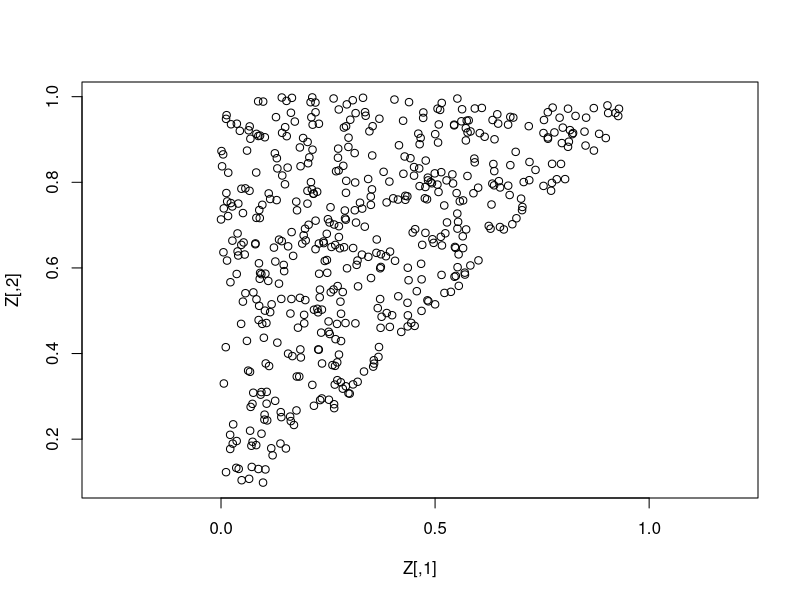
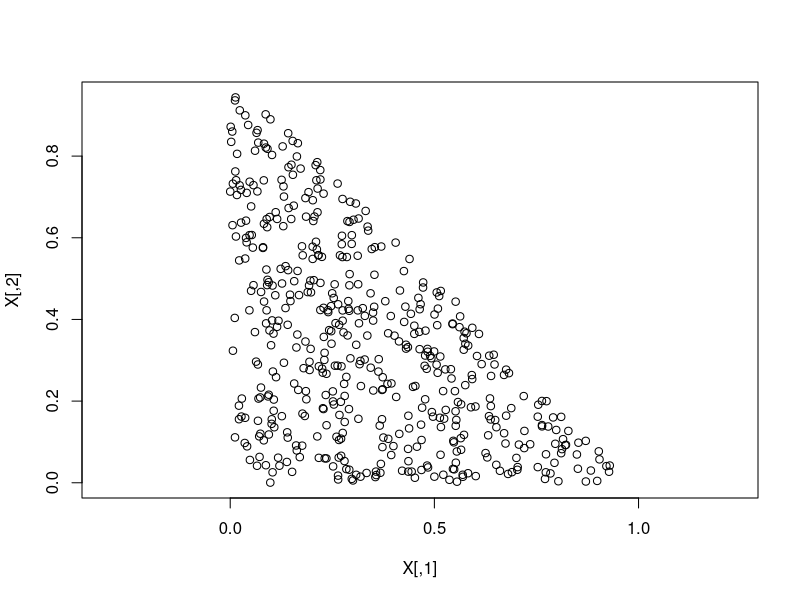
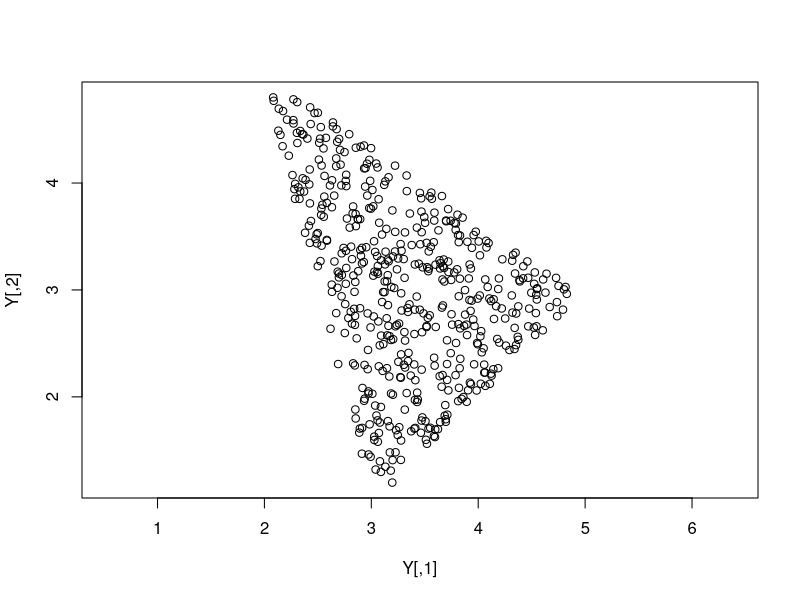

Source code (R) for these figures, in order:
#
# Generating uniform random vectors over a simplex
# Author: galaa
# Created on 2017/10/19 15:03:00
#

#

n = 500

#

simulation = function() {
  u = runif(n = 2)
  u = sort(u)
  return(u)
}
Z = t(replicate(n = n, simulation()))
plot(Z, asp = TRUE)

#

X = matrix(
  data = apply(
    X = Z,
    MARGIN = 1,
    FUN = function(u) {
      c(u[1], u[2] - u[1])
    }
  ),
  ncol = 2,
  byrow = TRUE
)
plot(X, asp = TRUE)

#

c0 = c(3,1)
c1 = c(5,3)
c2 = c(2,5)

C = cbind(c1 - c0, c2 - c0)

Y = t(C %*% t(X) + c0)
plot(Y, asp = TRUE)
